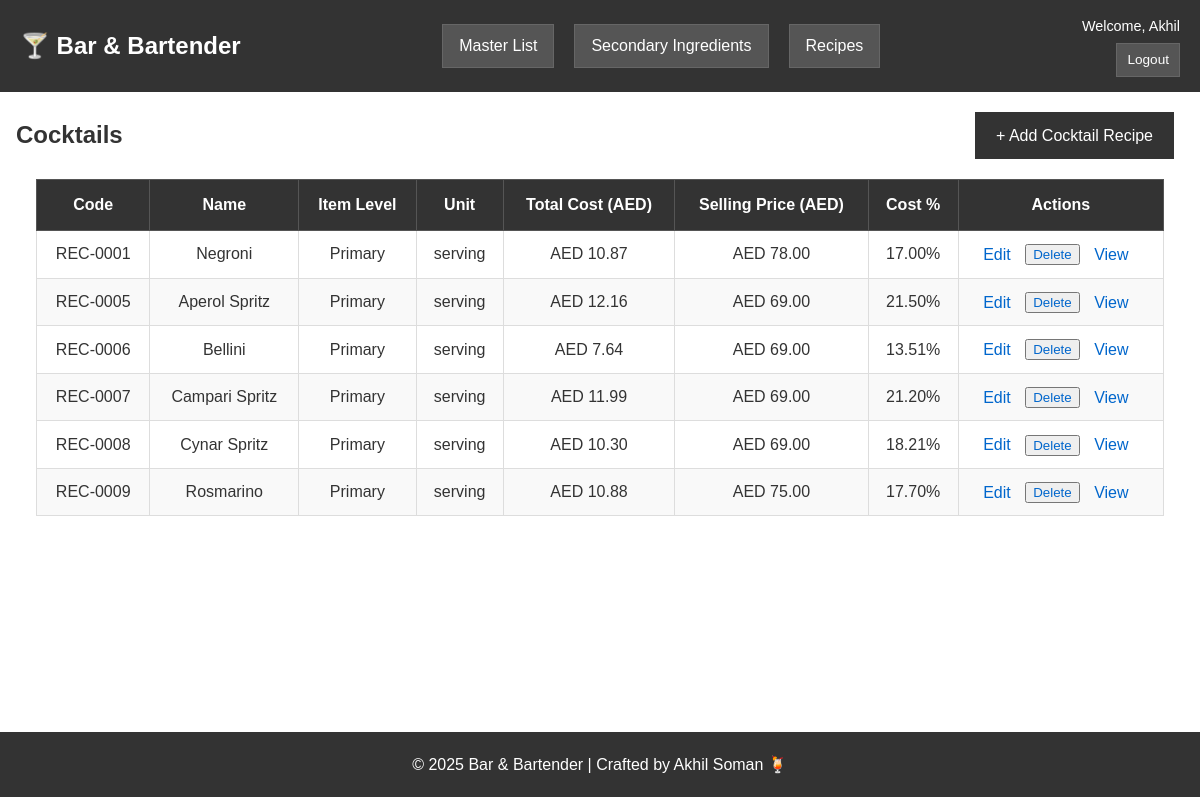
The page /recipes/cocktails (signed in) on the database its author committed.
### models.py (models this page shows, shortened)
class User(db.Model, UserMixin):
    id = db.Column(db.Integer, primary_key=True)
    username = db.Column(db.String(80), unique=True, nullable=False)
    email = db.Column(db.String(120), unique=True, nullable=False)
    password = db.Column(db.String(200), nullable=False)
    is_admin = db.Column(db.Boolean, default=False)

class Recipe(db.Model):
    id = db.Column(db.Integer, primary_key=True)
    recipe_code = db.Column(db.String(50), unique=True)
    title = db.Column(db.String(150), nullable=False)
    method = db.Column(db.Text)
    recipe_type = db.Column(db.String(20))
    type = db.Column(db.String(20))
    item_level = db.Column(db.String(20), default='Primary')
    created_at = db.Column(db.DateTime, default=datetime.utcnow)
    user_id = db.Column(db.Integer, db.ForeignKey('user.id'), nullable=False)
    creator = db.relationship('User', backref='recipes')
    ingredients = db.relationship('RecipeIngredient', backref='recipe', cascade='all, delete-orphan')
    image_path = db.Column(db.String(255))
    selling_price = db.Column(db.Float, default=0.0)
    vat_percentage = db.Column(db.Float, default=0.0)
    service_charge_percentage = db.Column(db.Float, default=0.0)
    government_fees_percentage = db.Column(db.Float, default=0.0)
    garnish = db.Column(db.Text)
    def calculate_total_cost(self):
        try:
            total = 0.0
            for i in self.ingredients:
                cost = i.calculate_cost()
                total += cost
            return round(total, 2)
        except Exception as e:
            import logging
            logging.error(f"Error calculating total cost for Recipe {self.id}: {str(e)}")
            return 0.0
    def cost_percentage(self):
        total_cost = self.calculate_total_cost()
        if self.selling_price and self.selling_price > 0:
            vat = self.vat_percentage or 0.0
            service_charge = self.service_charge_percentage or 0.0
            govt_fees = self.government_fees_percentage or 0.0
            total_fees_percentage = vat + service_charge + govt_fees
            if total_fees_percentage > 0:
                base_selling_price = self.selling_price / (1 + total_fees_percentage / 100)
            else:
                base_selling_price = self.selling_price
            return round((total_cost / base_selling_price) * 100, 2)
        return None
    def selling_price_value(self):
        return round(self.selling_price or 0.0, 2)

### blueprints/recipes.py (the view)
@recipes_bp.route('/recipes/<category>', methods=['GET'])
@login_required
def recipe_list(category):
    try:
        if category.startswith('REC-'):
            return view_recipe_by_code(category)
        canonical, config = resolve_recipe_category(category)
        if not canonical:
            flash(f"Category '{category}' not found. Showing all recipes.")
            return redirect(url_for('recipes.recipes_list'))
        from sqlalchemy.orm import joinedload
        from sqlalchemy import or_, and_
        recipes = Recipe.query.options(
            joinedload(Recipe.ingredients)
        ).filter(
            or_(
                Recipe.type.in_(config['db_labels']),
                and_(
                    or_(Recipe.type.is_(None), Recipe.type == ''),
                    Recipe.recipe_type.in_(config['db_labels'])
                )
            )
        ).all()
        for recipe in recipes:
            _ = recipe.ingredients
            for ingredient in recipe.ingredients:
                _ = ingredient.get_product()
        return render_template(
            config['template'],
            recipes=recipes,
            category=config['display'],
            category_slug=canonical,
            add_label=config['add_label']
        )
    except Exception as e:
        current_app.logger.error(f"Error in recipe_list: {str(e)}", exc_info=True)
        flash('An error occurred while loading recipes.', 'error')
        return redirect(url_for('recipes.recipes_list'))

### models.py (called while the page is built)
    def calculate_cost(self):
        return round(sum(i.calculate_cost() for i in self.ingredients), 2)

    def calculate_cost_per_unit(self):
        if self.total_volume_ml > 0:
            return round(self.calculate_cost() / self.total_volume_ml, 4)
        return 0.0

    def calculate_cost(self):
        prod = self.product
        qty = self.quantity
        if not prod:
            return 0.0
        if prod.cost_per_unit is None or prod.cost_per_unit == 0:
            return 0.0
        if prod.selling_unit == "ml":
            cost_per_unit = prod.cost_per_unit
        elif prod.selling_unit == "grams":
            cost_per_unit = prod.cost_per_unit
        elif prod.selling_unit == "pieces":
            cost_per_unit = prod.cost_per_unit
        else:
            if prod.ml_in_bottle and prod.ml_in_bottle > 0:
                cost_per_unit = prod.cost_per_unit / prod.ml_in_bottle
            else:
                cost_per_unit = prod.cost_per_unit
        total_cost = cost_per_unit * qty
        return round(total_cost, 2)

    def get_product(self):
        if self.ingredient_type:
            if self.ingredient_type == "Product":
                return Product.query.get(self.ingredient_id)
            elif self.ingredient_type == "Homemade":
                return HomemadeIngredient.query.get(self.ingredient_id)
            elif self.ingredient_type == "Recipe":
                return Recipe.query.get(self.ingredient_id)
        elif self.product_type:
            if self.product_type == "Product":
                return Product.query.get(self.product_id)
            else:
                return HomemadeIngredient.query.get(self.product_id)
        return None

    def get_quantity(self):
        if self.quantity is not None:
            return self.quantity
        elif self.quantity_ml is not None:
            return self.quantity_ml
        return 0.0

### utils/constants.py (called while the page is built)
def resolve_recipe_category(category: str):
    key = (category or '').lower()
    canonical = CATEGORY_ALIASES.get(key)
    if not canonical:
        return None, None
    return canonical, CATEGORY_CONFIG[canonical]

### utils/helpers.py (called while the page is built)
def inject_now():
    return {'current_year': datetime.now().year}

### templates/recipes/recipes_classic.html
{% extends "base.html" %}
{% block page_panel %}
<div class="recipe-view-container">
    <div class="panel-header">
        <h2>{{ category }}</h2>
        <a class="btn" href="{{ url_for('recipes.add_recipe', category=category_slug) }}">+ Add {{ add_label }} Recipe</a>
    </div>
    {% if recipes %}
    <div class="table-wrapper">
        <table class="data-table">
            <thead>
                <tr>
                    <th>Code</th>
                    <th>Name</th>
                    <th>Item Level</th>
                    <th>Unit</th>
                    <th>Total Cost (AED)</th>
                    <th>Selling Price (AED)</th>
                    <th>Cost %</th>
                    <th>Actions</th>
                </tr>
            </thead>
            <tbody>
                {% for r in recipes %}
                {% set cost_price = r.calculate_total_cost() %}
                {% set selling_price = r.selling_price_value() %}
                {% set cost_percent = r.cost_percentage() %}
                <tr>
                    <td>{{ r.recipe_code or 'N/A' }}</td>
                    <td>{{ r.title }}</td>
                    <td>{{ r.item_level if r.item_level else 'Primary' }}</td>
                    <td>serving</td>
                    <td>AED {{ "%.2f"|format(cost_price) }}</td>
                    <td>AED {{ "%.2f"|format(selling_price) }}</td>
                    <td>{{ cost_percent is not none and ("%.2f"|format(cost_percent) ~ '%') or '--' }}</td>
                    <td class="actions-cell">
                        <a class="link-action" href="{{ url_for('recipes.edit_recipe', id=r.id) }}">Edit</a>
                        <form method="POST" action="{{ url_for('recipes.delete_recipe', id=r.id) }}" onsubmit="return confirm('Delete this recipe?');" class="inline-form">
                            <button type="submit" class="link-action">Delete</button>
                        </form>
                        <a class="link-action" href="{{ url_for('recipes.view_recipe', id=r.id) }}">View</a>
                    </td>
                </tr>
                {% endfor %}
            </tbody>
        </table>
    </div>
    {% else %}
    <div class="empty-state-message">
        <p>No {{ category.lower() }} found yet. Be the first to add one!</p>
    </div>
    {% endif %}
</div>
{% endblock %}

### templates/base.html (shortened to what this page needs)
<!DOCTYPE html>
<html lang="en">
<head>
    <link rel="stylesheet" href="{{ url_for('static', filename='style.css') }}">
</head>
<body>
    <header class="navbar">
        <div class="nav-left">
            <h1><a href="{{ url_for('main.index') }}">🍸 Bar & Bartender</a></h1>
        </div>
        <nav class="nav-center">
            <a class="nav-pill" href="{{ url_for('products.ingredients_master') }}">Master List</a>
            <a class="nav-pill" href="{{ url_for('secondary.secondary_ingredients') }}">Secondary Ingredients</a>
            <a class="nav-pill" href="{{ url_for('recipes.recipes_list') }}">Recipes</a>
        </nav>
        <div class="nav-right {% if current_user.is_authenticated %}nav-right-auth{% endif %}">
            {% if current_user.is_authenticated %}
                <span class="nav-welcome">Welcome, {{ current_user.username }}</span>
                <a class="nav-logout" href="{{ url_for('auth.logout') }}">Logout</a>
            {% else %}
                <a href="{{ url_for('auth.login') }}">Login</a>
                <a href="{{ url_for('auth.register') }}">Register</a>
            {% endif %}
        </div>
    </header>
    <main class="content">
        <div class="page-body">
            {% block page_panel %}{% endblock %}
        </div>
    </main>
    <footer>
        <p>© {{ current_year }} Bar & Bartender | Crafted by Akhil Soman 🍹</p>
    </footer>
</body>
</html>

### static/style.css (style rules this page uses)
* { box-sizing: border-box; }
body { font-family: Arial, sans-serif; background: #ffffff; color: #333; margin: 0; padding: 0; line-height: 1.6; }
.navbar { background: #333; color: white; padding: 15px 20px; display: flex; align-items: center; justify-content: space-between; flex-wrap: wrap; }
.navbar h1 { margin: 0; font-size: 1.5rem; }
.navbar a { color: #fff; text-decoration: none; }
.nav-left { display: flex; align-items: center; gap: 15px; }
.nav-center { flex: 1; display: flex; justify-content: center; gap: 20px; flex-wrap: wrap; }
.nav-pill { padding: 8px 16px; background: #555; color: white; text-decoration: none; border: 1px solid #666; }
.nav-right { display: flex; align-items: center; gap: 15px; }
.nav-right-auth { flex-direction: column; align-items: flex-end; gap: 5px; }
.nav-welcome { font-size: 0.9rem; }
.nav-logout { font-size: 0.85rem; padding: 5px 10px; background: #555; color: white; text-decoration: none; border: 1px solid #666; }
main { padding: 20px; min-height: calc(100vh - 200px); }
.content { max-width: 1400px; margin: 0 auto; }
.content:has(.recipe-view-container) { max-width: 100%; }
.page-body { width: 100%; }
.panel-header { display: flex; justify-content: space-between; align-items: center; margin-bottom: 20px; }
.panel-header h2 { margin: 0; }
.table-wrapper { overflow-x: auto; margin-bottom: 20px; }
.recipe-view-container .table-wrapper { padding: 0 20px; box-sizing: border-box; }
table { width: 100%; border-collapse: collapse; background: white; border: 1px solid #ddd; }
table thead { background: #333; color: white; }
table th { padding: 12px; text-align: center; font-weight: bold; border: 1px solid #555; }
table td { padding: 10px 12px; border: 1px solid #ddd; text-align: center; }
table tbody tr:nth-child(even) { background: #f9f9f9; }
.data-table { width: 100%; max-width: 1600px; margin: 0 auto; }
.recipe-view-container .data-table { max-width: 100%; margin: 0; }
form { max-width: 600px; }
.recipe-view-container form { max-width: 100%; width: 100%; }
.btn { display: inline-block; padding: 10px 20px; background: #333; color: white; text-decoration: none; border: 1px solid #333; cursor: pointer; font-size: 1rem; margin-right: 10px; }
.actions-cell { white-space: nowrap; }
.actions-cell .inline-form, .actions-cell form { display: inline; margin: 0; padding: 0; }
.actions-cell .link-action, .actions-cell button.link-action { display: inline-block; margin-right: 10px; vertical-align: middle; }
.link-action { color: #0066cc; text-decoration: none; margin-right: 10px; }
footer { background: #333; color: white; text-align: center; padding: 20px; margin-top: 40px; }
footer p { margin: 0; }
.recipe-view-container { width: 100%; padding: 20px 0; max-width: 100%; margin: 0; position: relative; box-sizing: border-box; }
.content .recipe-view-container, .page-panel .recipe-view-container { max-width: 100%; width: 100%; margin: 0; }
@media (max-width: 1200px) { .content { padding: 0 16px; } }
@media (max-width: 1200px) { .panel-header { flex-wrap: wrap; gap: 12px; } }

### rows shown on the page
User: username "Akhil"
Recipe: recipe_code "REC-0001", title "Negroni", item_level "Primary", cost_price "10.87", selling_price "78.00", cost_percent "17.00%"
Recipe: recipe_code "REC-0005", title "Aperol Spritz", item_level "Primary", cost_price "12.16", selling_price "69.00", cost_percent "21.50%"
Recipe: recipe_code "REC-0006", title "Bellini", item_level "Primary", cost_price "7.64", selling_price "69.00", cost_percent "13.51%"
Recipe: recipe_code "REC-0007", title "Campari Spritz", item_level "Primary", cost_price "11.99", selling_price "69.00", cost_percent "21.20%"
Recipe: recipe_code "REC-0008", title "Cynar Spritz", item_level "Primary", cost_price "10.30", selling_price "69.00", cost_percent "18.21%"
Recipe: recipe_code "REC-0009", title "Rosmarino", item_level "Primary", cost_price "10.88", selling_price "75.00", cost_percent "17.70%"

### other values the page prints
{{ category }} "Cocktails"
{{ add_label }} "Cocktail"
